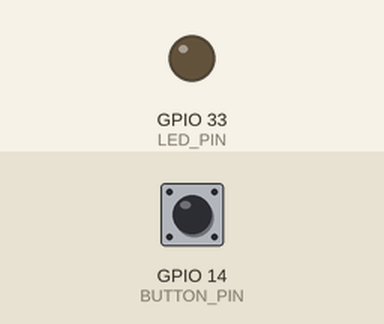
A sketch run on a simulated ESP32. On the bench: output pins drawn as LEDs (lit = HIGH). Dashed ring = blinking. Inputs (shaded band) come from the test bench; at power-on: GPIO 14 (BUTTON_PIN) HIGH. WiFi joins after 1.5 s; servers stay silent unless stated; uploads are accepted with an empty reply; the camera gives no picture; what the sketch prints to the serial monitor is not drawn.

Above: at 1.4 s.
At 5.5 s:
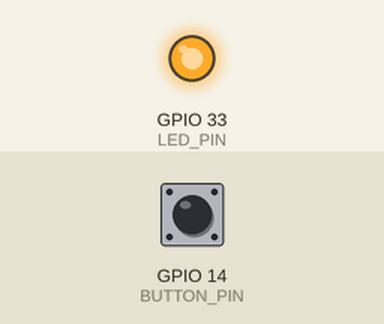
5.6 s: GPIO 14 (BUTTON_PIN) pulled LOW for 0.15 s
At 6.03 s:
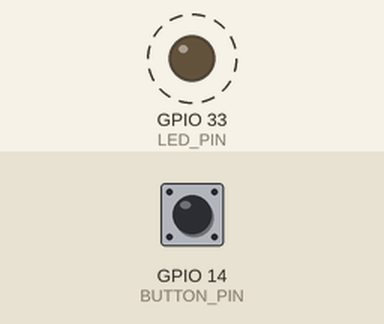
Timing chart, 0 to 8.6 s (numbered marks = the images above; inputs shaded):
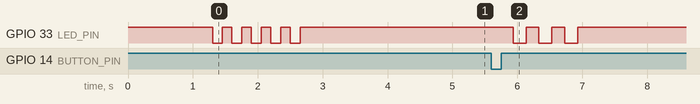

The sketch:

thermasense_esp32cam.ino
```cpp
#include <WiFi.h>
#include <WiFiClientSecure.h>
#include <HTTPClient.h>
#include "esp_camera.h"

// ==================== EDIT THESE TWO LINES ONLY ====================
const char* ssid = "Therapy";          // <-- your real 2.4GHz WiFi name
const char* pass = "12345qwert!";      // <-- your real WiFi password
// ==================================================================

const char* PREDICT_URL = "https://thermasense-l2ce.onrender.com/predict";
const char* HEALTH_URL  = "https://thermasense-l2ce.onrender.com/health";

#define BUTTON_PIN  14                          // button -> GND
#define LED_PIN     33                          // onboard red LED, active LOW

const unsigned long PING_INTERVAL_MS = 600000;  // 10 min keep-Render-awake
const unsigned long WIFI_TIMEOUT_MS  = 20000;   // give up connecting after 20s
const unsigned long DEBOUNCE_MS      = 300;     // button debounce

unsigned long lastPing = 0;
int  lastButton = HIGH;
unsigned long lastPress = 0;

// ---------------- AI-Thinker ESP32-CAM pins ----------------
#define PWDN_GPIO_NUM     32
#define RESET_GPIO_NUM    -1
#define XCLK_GPIO_NUM      0
#define SIOD_GPIO_NUM     26
#define SIOC_GPIO_NUM     27
#define Y9_GPIO_NUM       35
#define Y8_GPIO_NUM       34
#define Y7_GPIO_NUM       39
#define Y6_GPIO_NUM       36
#define Y5_GPIO_NUM       21
#define Y4_GPIO_NUM       19
#define Y3_GPIO_NUM       18
#define Y2_GPIO_NUM        5
#define VSYNC_GPIO_NUM    25
#define HREF_GPIO_NUM     23
#define PCLK_GPIO_NUM     22

void blinkLED(int n, int ms) {
  for (int i = 0; i < n; i++) {
    digitalWrite(LED_PIN, LOW);   delay(ms);   // on
    digitalWrite(LED_PIN, HIGH);  delay(ms);   // off
  }
}

bool initCamera() {
  camera_config_t config;
  config.ledc_channel = LEDC_CHANNEL_0;
  config.ledc_timer   = LEDC_TIMER_0;
  config.pin_d0 = Y2_GPIO_NUM;   config.pin_d1 = Y3_GPIO_NUM;
  config.pin_d2 = Y4_GPIO_NUM;   config.pin_d3 = Y5_GPIO_NUM;
  config.pin_d4 = Y6_GPIO_NUM;   config.pin_d5 = Y7_GPIO_NUM;
  config.pin_d6 = Y8_GPIO_NUM;   config.pin_d7 = Y9_GPIO_NUM;
  config.pin_xclk  = XCLK_GPIO_NUM;
  config.pin_pclk  = PCLK_GPIO_NUM;
  config.pin_vsync = VSYNC_GPIO_NUM;
  config.pin_href  = HREF_GPIO_NUM;
  config.pin_sccb_sda = SIOD_GPIO_NUM;
  config.pin_sccb_scl = SIOC_GPIO_NUM;
  config.pin_pwdn  = PWDN_GPIO_NUM;
  config.pin_reset = RESET_GPIO_NUM;
  config.xclk_freq_hz = 20000000;
  config.pixel_format = PIXFORMAT_JPEG;

  // QVGA = 320x240. Small image = far fewer Groq tokens.
  config.frame_size   = FRAMESIZE_QVGA;
  config.jpeg_quality = 15;
  config.fb_count     = psramFound() ? 2 : 1;

  esp_err_t err = esp_camera_init(&config);
  if (err != ESP_OK) {
    Serial.printf("Camera init fail: 0x%x\n", err);
    return false;
  }
  return true;
}

// Connect with a hard timeout. Returns false instead of hanging forever.
bool connectWiFi() {
  if (WiFi.status() == WL_CONNECTED) return true;

  Serial.print("WiFi connect hocche");
  WiFi.disconnect(true);
  WiFi.mode(WIFI_STA);
  WiFi.begin(ssid, pass);

  unsigned long start = millis();
  while (WiFi.status() != WL_CONNECTED) {
    if (millis() - start > WIFI_TIMEOUT_MS) {
      Serial.println("\nWiFi timeout — pore abar cheshta korbo");
      return false;
    }
    digitalWrite(LED_PIN, LOW);  delay(150);
    digitalWrite(LED_PIN, HIGH); delay(150);
    Serial.print(".");
  }
  Serial.printf("\nWiFi OK, IP: %s\n", WiFi.localIP().toString().c_str());
  digitalWrite(LED_PIN, HIGH);
  return true;
}

// Cheap GET /health just to keep Render awake. No image sent.
void pingServer() {
  WiFiClientSecure client;
  client.setInsecure();
  HTTPClient http;
  http.begin(client, HEALTH_URL);
  http.setTimeout(20000);
  int code = http.GET();
  http.end();
  Serial.printf("Keep-awake ping: HTTP %d\n", code);
}

// Capture a photo and POST it to the server. Doesn't read/parse the response.
void captureAndSend() {
  if (WiFi.status() != WL_CONNECTED) {
    Serial.println("WiFi nai — chobi pathate parbo na");
    blinkLED(5, 120);
    return;
  }

  camera_fb_t* junk = esp_camera_fb_get();      // drop stale frame
  if (junk) esp_camera_fb_return(junk);

  camera_fb_t* fb = esp_camera_fb_get();
  if (!fb) {
    Serial.println("Capture fail");
    blinkLED(2, 400);
    return;
  }
  Serial.printf("Chobi tola hoise: %u bytes\n", fb->len);

  WiFiClientSecure client;
  client.setInsecure();

  HTTPClient http;
  http.begin(client, PREDICT_URL);
  http.addHeader("Content-Type", "image/jpeg");
  http.setTimeout(60000);                        // cover Render cold start

  int code = http.POST(fb->buf, fb->len);
  http.end();
  esp_camera_fb_return(fb);                       // must return or buffer leaks

  Serial.printf("HTTP %d — chobi pathano hoise\n", code);

  if (code == 200) {
    blinkLED(3, 200);                             // 3 blinks = sent OK
  } else {
    blinkLED(5, 120);                             // 5 blinks = send fail
  }
}

void setup() {
  pinMode(LED_PIN, OUTPUT);
  digitalWrite(LED_PIN, HIGH);                    // off
  pinMode(BUTTON_PIN, INPUT_PULLUP);              // button to GND

  Serial.begin(115200);
  delay(1000);

  if (!initCamera()) {
    Serial.println("Camera nai — restart korchi");
    delay(3000);
    ESP.restart();
  }

  connectWiFi();
  delay(1500);

  lastPing = millis() - PING_INTERVAL_MS;         // ping server soon
  Serial.println("Ready. Button chapo -> chobi uthbe.");
}

void loop() {
  // Self-heal WiFi in the background.
  if (WiFi.status() != WL_CONNECTED) {
    static unsigned long downSince = 0;
    if (downSince == 0) downSince = millis();
    if (!connectWiFi()) {
      if (millis() - downSince > 120000) { Serial.println("Restart"); ESP.restart(); }
      delay(2000);
    } else {
      downSince = 0;
    }
  }

  // Keep Render awake (cheap ping, no image).
  if (millis() - lastPing >= PING_INTERVAL_MS) {
    lastPing = millis();
    if (WiFi.status() == WL_CONNECTED) pingServer();
  }

  // ---- Button: capture on press (debounced falling edge) ----
  int b = digitalRead(BUTTON_PIN);
  if (b == LOW && lastButton == HIGH && millis() - lastPress > DEBOUNCE_MS) {
    lastPress = millis();
    Serial.println("Button chapa hoise -> capture");
    captureAndSend();
  }
  lastButton = b;

  delay(20);
}
```

Measured:
- after the input at 5.6 s, GPIO 33 (LED_PIN): alternates HIGH for 0.20 s and LOW for 0.20 s, 6 changes in all, then stays HIGH, starting after 0.33 s
